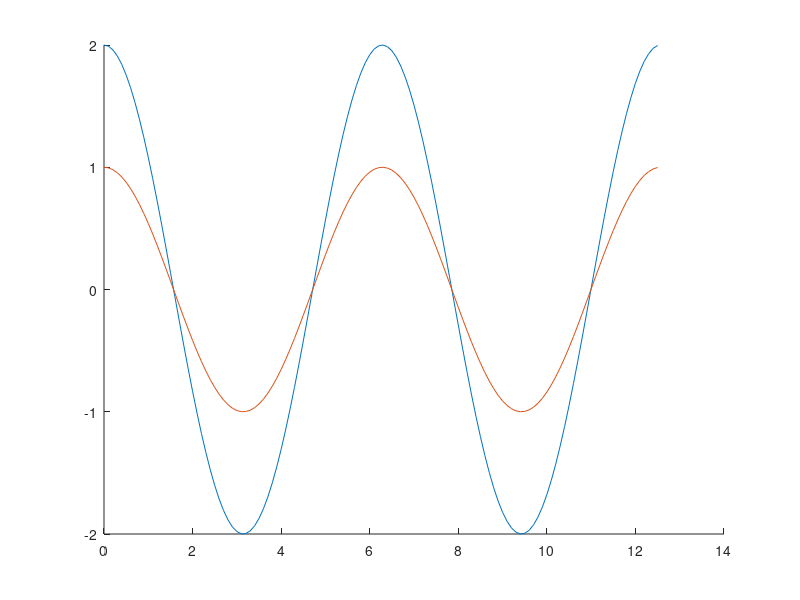
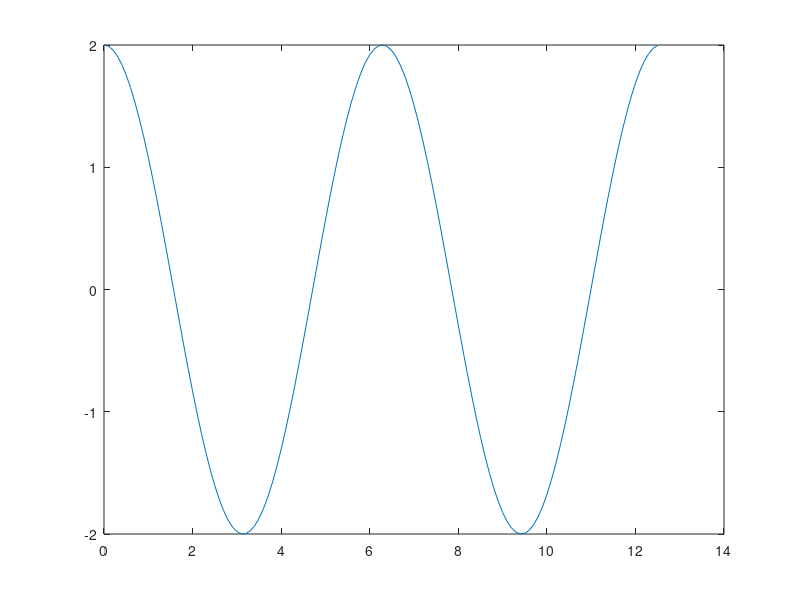
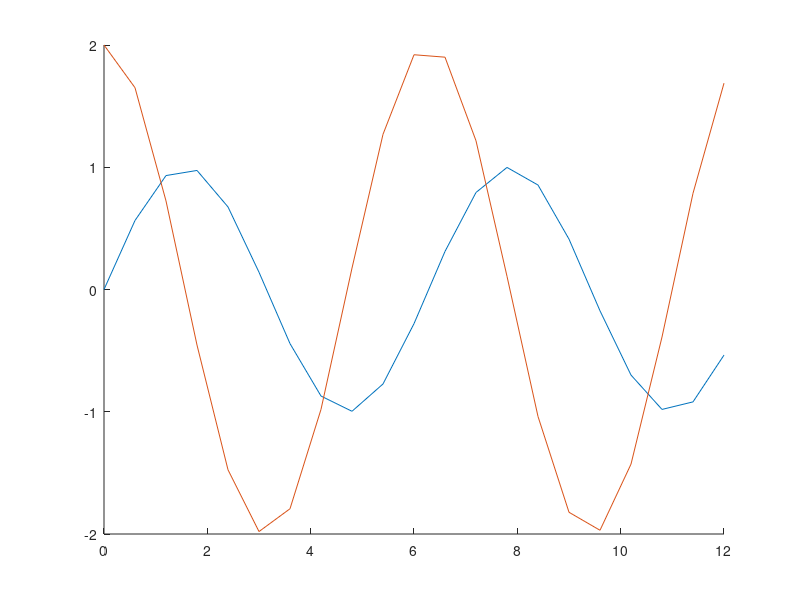
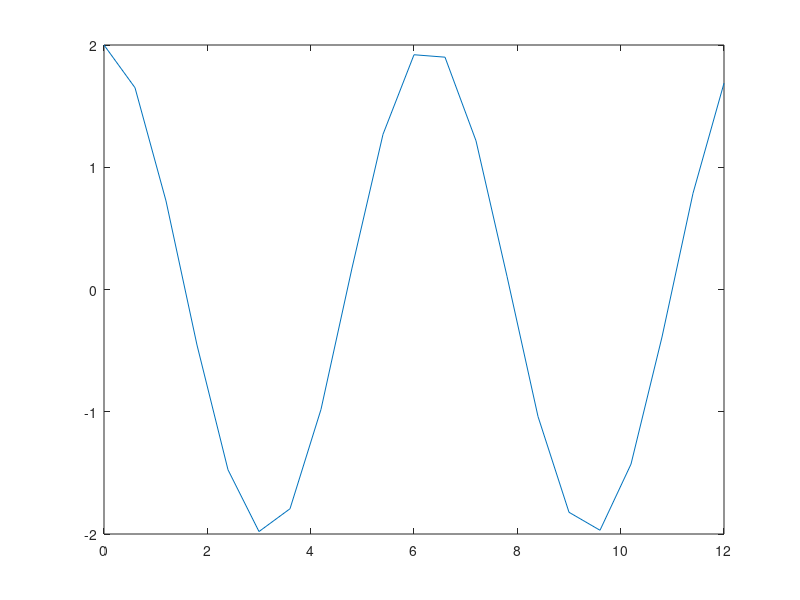

Recreate these plots in MATLAB, in order.
figure;
x = 0:.1:4*pi;

y1 = sin(x);
y2 = cos(x);
y3 = 2*cos(x);

hold on;

plot(x,y3);
plot(x,y2);

hold off;

figure;
plot(x,y3);
figure;
x = 0:.6:4*pi;

y1 = sin(x);
y2 = cos(x);
y3 = 2*cos(x);

hold on;

plot(x,y1);
plot(x,y3);

hold off;

figure;
plot(x,y3);
figure;
x = 0:.4:7*pi;

y1 = sin(x);
y2 = cos(x);
y3 = 2*cos(x);

hold on;

plot(x,y1);
plot(x,y3);

hold off;

figure;
plot(x,y3); 
figure;
x = 0:.3:1*pi;

y1 = sin(x);
y2 = cos(x);
y3 = 2*cos(x);

hold on;

plot(x,y3);
plot(x,y2);

hold off;

figure;
plot(x,y3); 
